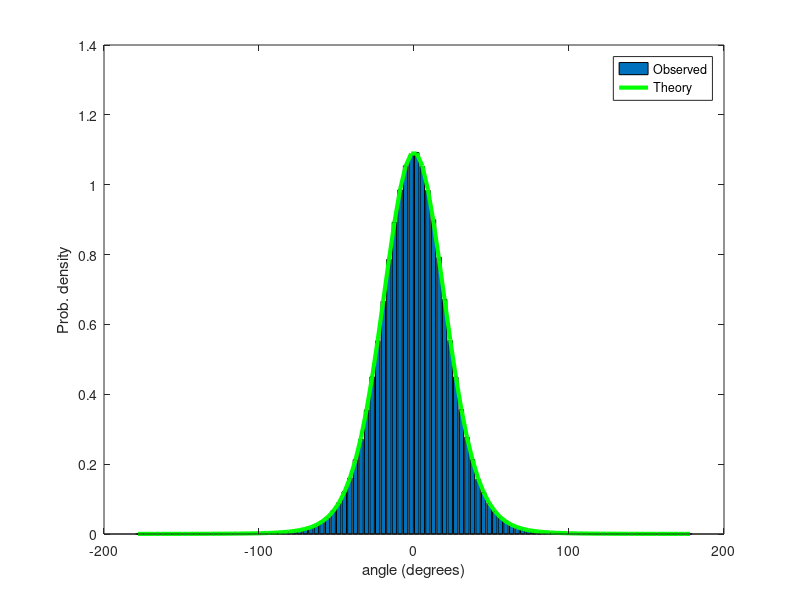

Source code (MATLAB):
sig = 0.5+rand*2;
L = rand*2; % length of vector
 
% Generate Some Data
N = 1000000;
y = sig*randn(N, 1);
x = L + sig*randn(N, 1);
 
R = L/sig;
 
% Mathematical expression for pdf
f = @(x) (exp(-R*R/2) + sqrt(pi/2) * R*cos(x).*(1 + erf( R*cos(x)/sqrt(2))) .* exp( -R^2*sin(x).^2/ 2))/2/pi;
 
%%%%%%%%%%%%%%%%%%%%%%%%%%%%%%%%%%%%%%%%%%%%%%%%%%%%%%%%%%%%%%%%%%%%%%%%%%%
% Make histograms
 
[n, g ] = hist(atan2(y, x), 100);
 
figure
n = n/sum(n)/(g(2)-g(1));  % normalize 
 
bar(g*180/pi, n)
 
hold on
 
plot(g*180/pi, f(g), 'g', 'Linewidth', 3)
xlabel('angle (degrees)')
ylabel('Prob. density')
 
legend('Observed', 'Theory')
 
hold off
 
quad(f, 0, 2*pi)
